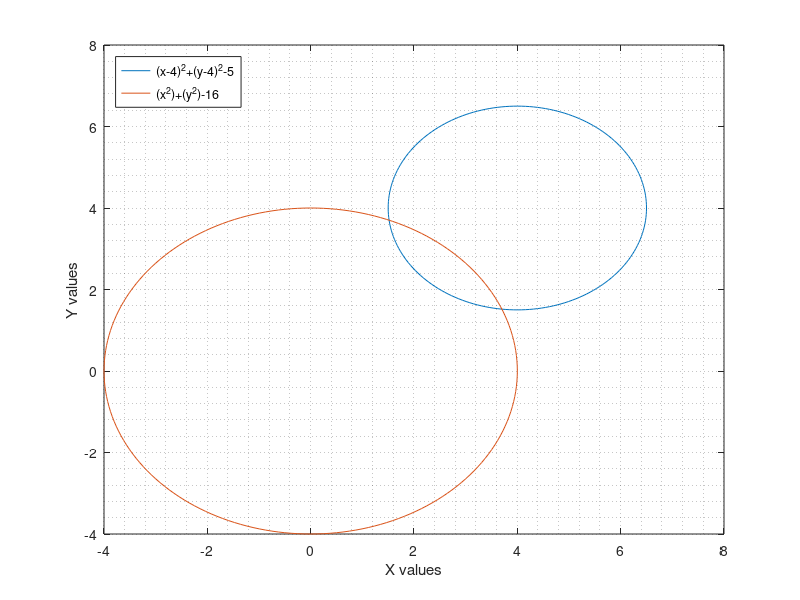

Here is the MATLAB script that generated this plot: (Note: this script raises an error after producing the figure.)
func = cell(2,1);
func{1} = @(x,y) (x-4).^2 + (y-4).^2 - 5;
func{2} = @(x,y) (x.^2) + (y.^2) - 16;
%we know these are equations are circle
%where x can be written as x = h + r*cos(t) and y = k +r*sin(t);
%Where (h,k) is the center for circle in which for f1 center is (4,4)
% radius = 2.5 and
%for f2 the center is (0,0), radius = 4
teta = 0:pi/100:2*pi;
x = 4 + 2.5*cos(teta);
y = 4 + 2.5*sin(teta);
%Similarly for second circle
x1 = 4*cos(teta);
y1 = 4*sin(teta);
plot(x,y);
hold on;
grid minor;
plot(x1,y1);
legend('(x-4)^2+(y-4)^2-5','(x^2)+(y^2)-16','location','northwest');
xlabel('X values');
ylabel('Y values');
hold off;
x = [2 5]';
% solutions are (x1,y1) and (y1,x1) so bascially the same values just
% fliped in values
numIter = 25;
%func = handle of function returning [f1,f2,...,fn]
%x = guess solution vector [x1,x2,...,xn]
%tol = error toleance
%numIter = number of iteractions
tol = 1.0e8*eps;
%Ensure x is a column vector
% if size(x,1) == 1
% x=x';
% end
for i = 1:numIter
[jac,f0]=findJacobian(func,x);
if sqrt(dot(f0,f0)/length(x)) < tol
disp('For the initial guess values as 5 and 2');
roots = x
return
end
dx = jac\(-f0);
x = x + dx;
if sqrt(dot(dx,dx)/length(x)) < tol
roots=x
return
end
end
error('Maximum iterations exceeded')
function [jac, f0] = findJacobian(f,x)
h = 1.0e-06;
n = length(x);
jac = zeros(n);
f0 = [f{1}(x(1),x(2)) f{2}(x(1),x(2))]';
for i = 1:n
tmp = x(i);
x(i) = tmp + h;
f1 = [f{1}(x(1),x(2)) f{2}(x(1),x(2))]';
x(i) = tmp;
jac(:,i)= (f1 - f0)/h;
end
end